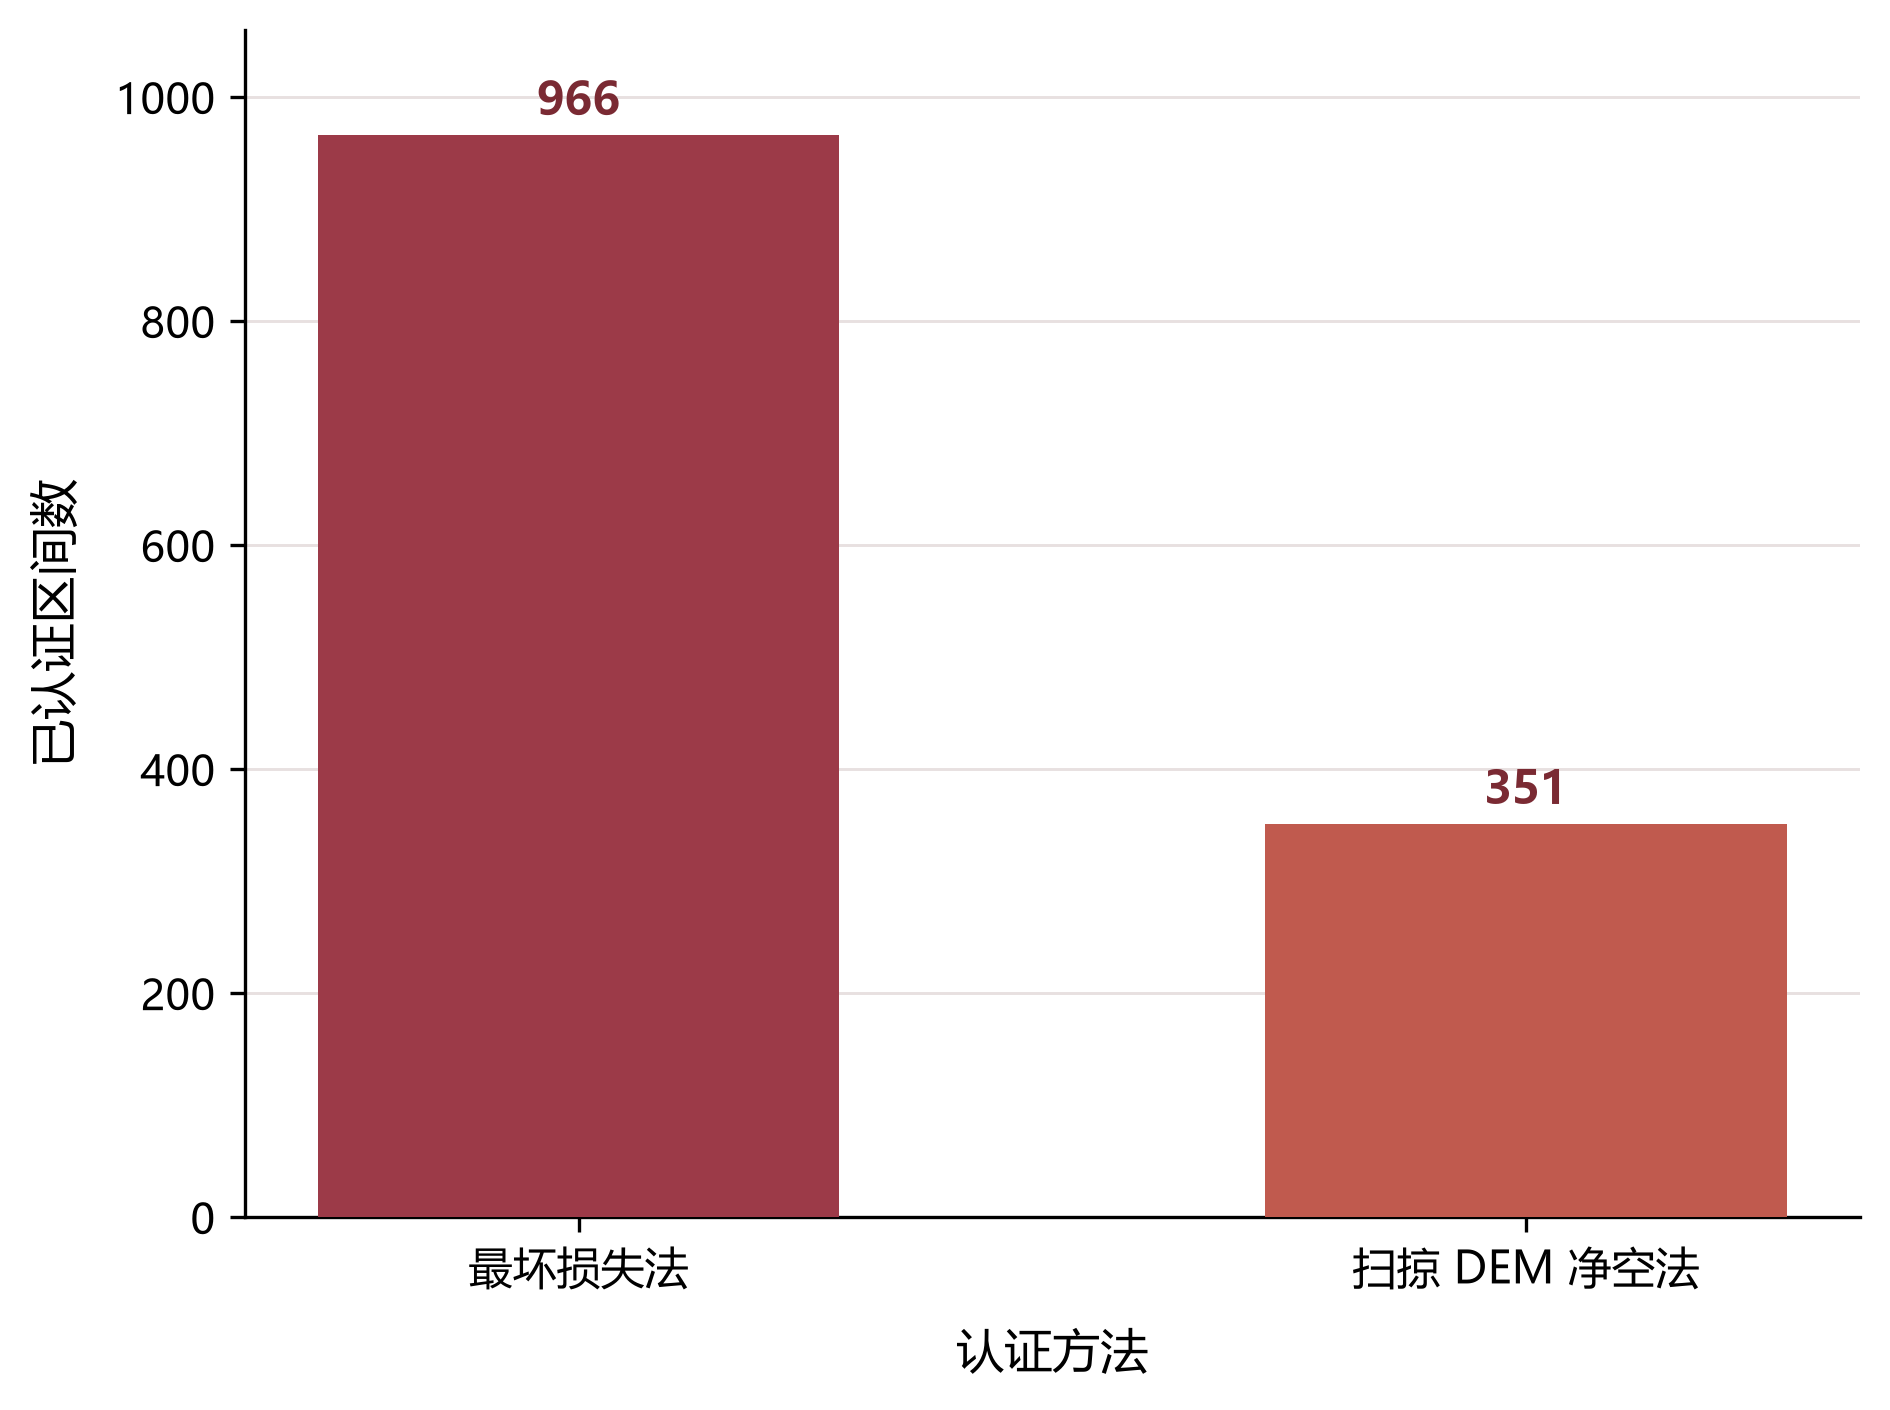

The Python source for this figure:
# -*- coding: utf-8 -*-
import matplotlib
matplotlib.use("Agg")
import matplotlib.pyplot as plt
import matplotlib as mpl
import os

mpl.rcParams["font.sans-serif"] = ["Microsoft YaHei", "SimHei"]
mpl.rcParams["axes.unicode_minus"] = False
mpl.rcParams["font.size"] = 10

methods = ["最坏损失法", "扫掠 DEM 净空法"]
vals = [966, 351]
colors = ["#9c3a48", "#c05a4e"]

fig, ax = plt.subplots(figsize=(6.4, 4.8), dpi=300)
fig.patch.set_facecolor("white")
ax.set_facecolor("white")

bars = ax.bar(methods, vals, width=0.55, color=colors, edgecolor="none", zorder=3)
for b, v in zip(bars, vals):
    ax.text(b.get_x() + b.get_width()/2, v + 18, f"{v}",
            ha="center", fontsize=11, fontweight="bold", color="#7a2a33")

ax.set_ylim(0, 1060)
ax.set_yticks([0, 200, 400, 600, 800, 1000])
ax.set_ylabel("已认证区间数", fontsize=11.5, labelpad=8)
ax.set_xlabel("认证方法", fontsize=11.5, labelpad=8)
ax.tick_params(axis="x", labelsize=10.5)

ax.grid(axis="y", color="#e8e0e0", lw=0.7, zorder=0)
ax.set_axisbelow(True)
for sp in ["top", "right"]:
    ax.spines[sp].set_visible(False)

fig.tight_layout()
out_dir = r"C:\Users\xwz\Desktop\华为杯数学建模\2026\中文题目\D题\完整论文-LaTeX\figures"
png = os.path.join(out_dir, "process_q3_certificate_methods_cn.png")
pdf = os.path.join(out_dir, "process_q3_certificate_methods_cn.pdf")
fig.savefig(png, dpi=300, bbox_inches="tight")
fig.savefig(pdf, bbox_inches="tight")
print("saved", png)
